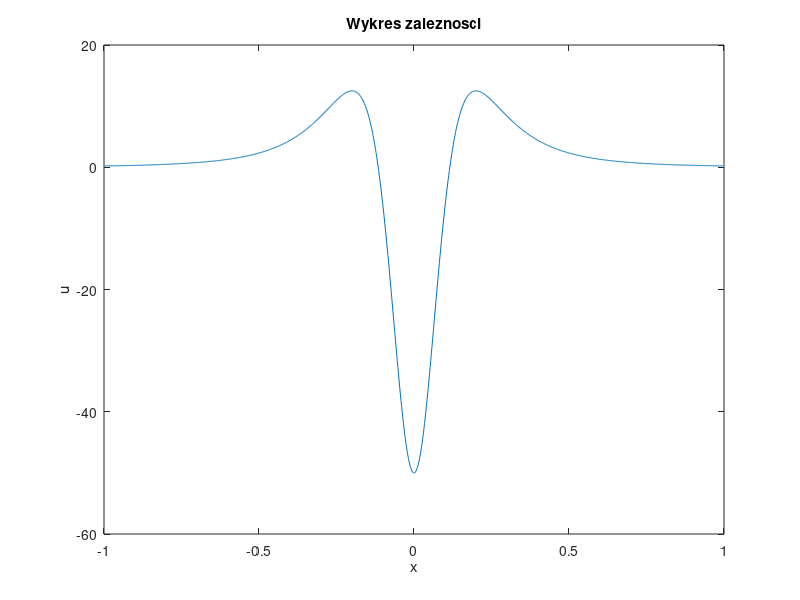

Write the MATLAB code that produced this figure.
close all; clear; clc;

f = @(x) 1.0 ./ (1.0 + 25.0 * x .* x);

N = 1000 - 1;

a = 1.0;
b = 4.0;
c = ones(N, 1);
u = zeros(N, 1);
h = 2.0 / (N + 1);
x = ((-1) : h : 1)';

n = N - 1;

fx = f(x);
g = 6.0 / (h * h) * (fx(1:n) - 2 * fx(2:N) + fx(3:(N+1)));
u = g;

c(1) = c(1) / b;
u(1) = u(1) / b;

for i = 2 : (n - 1)
  d = b - a * c(i - 1);
  c(i) = c(i) / d;
  u(i) = (u(i) - a * u(i - 1)) / d;
end

u(n) = (u(n) - a * u(n - 1)) / (b - a * c(n - 1));

for i = (n - 1) : -1 : 1
  u(i) = u(i) - c(i) * u(i + 1);
end

fig = figure;
plot(x(2:N), u);
xlabel('x');
ylabel('u');
title('Wykres zaleznosci');
saveas(fig, 'fig3.png');
close(fig);

Au = 4 * u + [u(2:n); 0] + [0; u(1:(n-1))];
R = Au - g;

% norma euklidesowa
err_2 = norm(R, 2)

% norma maksumum
err_inf = norm(R, inf)